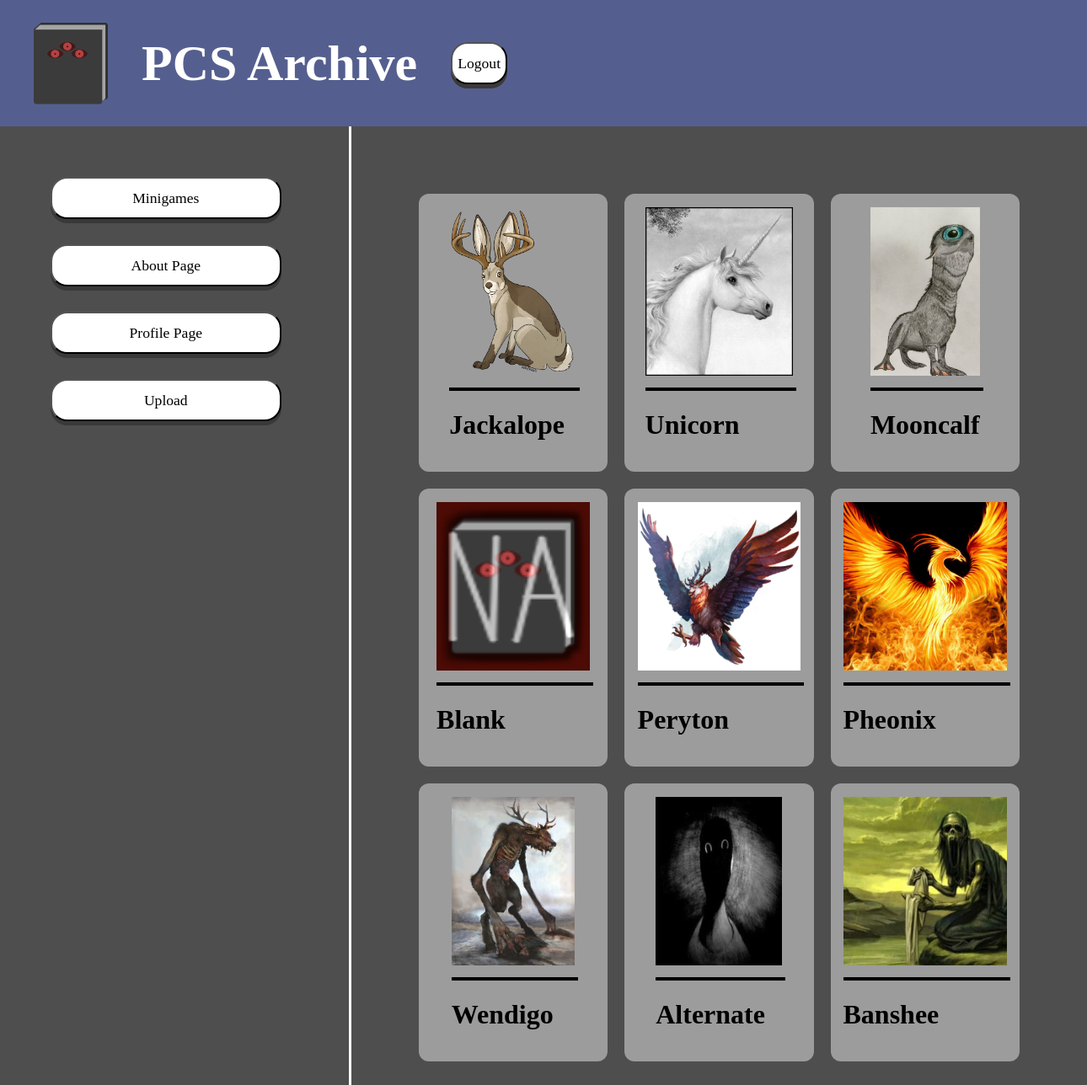
The page / on the database its author committed.
### myapp/models.py (models this page shows, shortened)
class Entity(models.Model):
    eid = models.AutoField(primary_key=True)
    name = models.CharField(max_length=100)
    location = models.ForeignKey(Site, on_delete=models.CASCADE)
    image = models.ImageField(upload_to='entitypfp/', default='entitypfp/default_image.png', blank=True)  # Changed to ImageField
    class_ref = models.ForeignKey(Class, on_delete=models.CASCADE)
    description = models.TextField(default="No description provided.", blank=True)
    created_by = models.ForeignKey('User', on_delete=models.CASCADE, null=True, blank=True)

### myapp/views.py (the view)
# urls.py: path('', home_page, name='home'),
def home_page(request):
    entity = Entity.objects.all()
    return render(request, 'homepage.html', {'entity' : entity})

### myapp/context_processors.py (called while the page is built)
def user_sidebar_info(request):
    uid = request.session.get('user_id')
    if uid:
        try:
            user = User.objects.get(uid=uid)
            return {'user_profile': user}
        except User.DoesNotExist:
            return {}
    return {}

### templates/homepage.html (shortened to what this page needs)
{% extends 'base.html' %}
{% block content %}
<!DOCTYPE html>
<html lang="en">
<head>
</head>
<body>
    <main>
        <div id="entity-list">
            {% for entity in entity %}
            <div class="titlecard">
                <a href="{% url 'entity_detail' entity.eid %}" style="text-decoration: none; color: inherit;">
                    <img src="{{ entity.image.url }}" alt="{{ entity.name }}" class="entity-image">
                    <hr style="border: 2px solid black; margin: 10px 0; width: 100%;">
                    <h1>{{ entity.name }}</h1>
                </a>
            </div>
          {% endfor %}
        </div>
    </main>
</body>
</html>
{% endblock %}

### templates/homepage.html (style rules this page uses)
body { background-color: #4E4E4E; margin: 0; height: 100vh; }
#entity-list { display: grid; grid-template-columns: repeat(3, 1fr); gap: 20px; padding: 20px; }
.titlecard { display: flex; flex-direction: column; background-color: #9C9C9C; padding: 15px; border-radius: 12px; justify-content: center; align-items: center; height: 300px; }
.entity-image { width: 100%; max-width: 200px; height: 200px; object-fit: cover; }

### rows shown on the page
Entity: image (picture), name "Jackalope"
Entity: image (picture), name "Unicorn"
Entity: image (picture), name "Mooncalf"
Entity: image (placeholder picture), name "Blank"
Entity: image (picture), name "Peryton"
Entity: image (picture), name "Pheonix"
Entity: image (picture), name "Wendigo"
Entity: image (picture), name "Alternate"
Entity: image (picture), name "Banshee"
